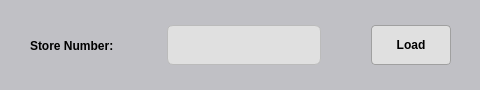
<?xml version="1.0" encoding="UTF-8"?>
<ui version="4.0">
 <class>Dialog</class>
 <widget class="QDialog" name="Dialog">
  <property name="geometry">
   <rect>
    <x>0</x>
    <y>0</y>
    <width>480</width>
    <height>90</height>
   </rect>
  </property>
  <property name="windowTitle">
   <string>Dialog</string>
  </property>
  <property name="styleSheet">
   <string notr="true">QDialog {
                background-color: #c0c0c5;
                color: #000000;
                font-family: &quot;Segoe UI&quot;, &quot;Arial&quot;, sans-serif;
                font-size: 11pt;
                }

                QLabel {
                color: #000000;
                font-weight: 500;
                }

                QLineEdit {
                background-color: #e0e0e0;
                border: 1px solid #bbbbbb;
                border-radius: 6px;
                padding: 5px 8px;
                color: #000000;
                selection-background-color: #a0aaff;
                selection-color: #ffffff;
                }

                QLineEdit:focus {
                border: 1px solid #4a90e2;
                }

                QPushButton {
                background-color: #e0e0e0;
                color: #000000;
                border: 1px solid #a0a0a0;
                border-radius: 4px;
                padding: 5px 10px;
                font-weight: 500;
                }

                QPushButton:hover {
                background-color: #d6d6d6;
                }

                QPushButton:pressed {
                background-color: #c0c0c0;
                }
            </string>
  </property>
  <widget class="QWidget" name="layoutWidget">
   <property name="geometry">
    <rect>
     <x>0</x>
     <y>0</y>
     <width>481</width>
     <height>91</height>
    </rect>
   </property>
   <layout class="QHBoxLayout" name="horizontalLayout_2">
    <property name="spacing">
     <number>10</number>
    </property>
    <property name="leftMargin">
     <number>30</number>
    </property>
    <property name="topMargin">
     <number>15</number>
    </property>
    <property name="rightMargin">
     <number>30</number>
    </property>
    <property name="bottomMargin">
     <number>15</number>
    </property>
    <item>
     <widget class="QLabel" name="label">
      <property name="text">
       <string>Store Number: </string>
      </property>
     </widget>
    </item>
    <item>
     <spacer name="spacer_2">
      <property name="orientation">
       <enum>Qt::Orientation::Horizontal</enum>
      </property>
      <property name="sizeType">
       <enum>QSizePolicy::Policy::Maximum</enum>
      </property>
      <property name="sizeHint" stdset="0">
       <size>
        <width>40</width>
        <height>20</height>
       </size>
      </property>
     </spacer>
    </item>
    <item>
     <widget class="QLineEdit" name="txtJobNumber">
      <property name="minimumSize">
       <size>
        <width>100</width>
        <height>40</height>
       </size>
      </property>
     </widget>
    </item>
    <item>
     <spacer name="spacer">
      <property name="orientation">
       <enum>Qt::Orientation::Horizontal</enum>
      </property>
      <property name="sizeType">
       <enum>QSizePolicy::Policy::Maximum</enum>
      </property>
      <property name="sizeHint" stdset="0">
       <size>
        <width>40</width>
        <height>20</height>
       </size>
      </property>
     </spacer>
    </item>
    <item>
     <widget class="QPushButton" name="btnLoad">
      <property name="minimumSize">
       <size>
        <width>80</width>
        <height>40</height>
       </size>
      </property>
      <property name="toolTip">
       <string>Load Database</string>
      </property>
      <property name="text">
       <string>Load</string>
      </property>
     </widget>
    </item>
   </layout>
  </widget>
 </widget>
 <resources/>
 <connections/>
</ui>
